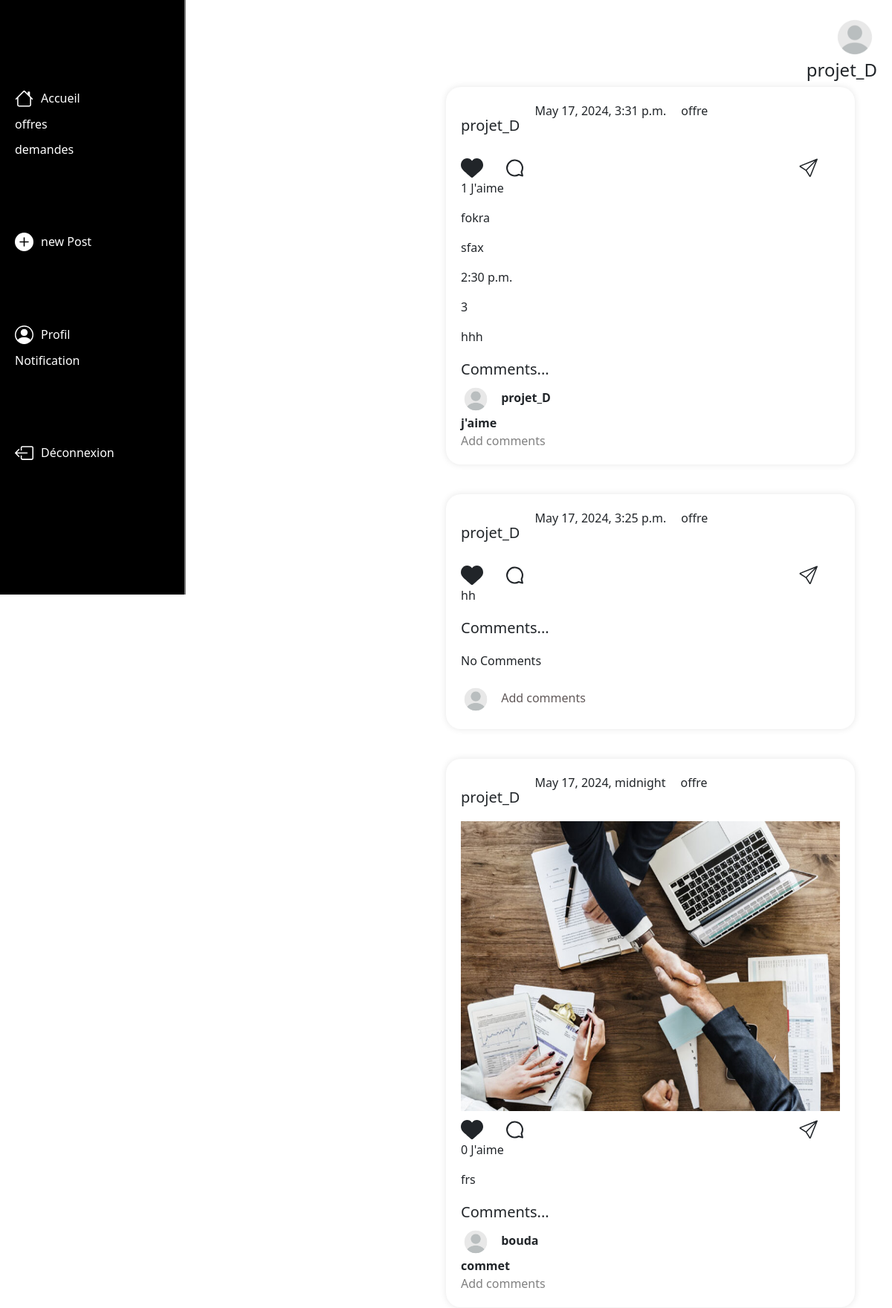
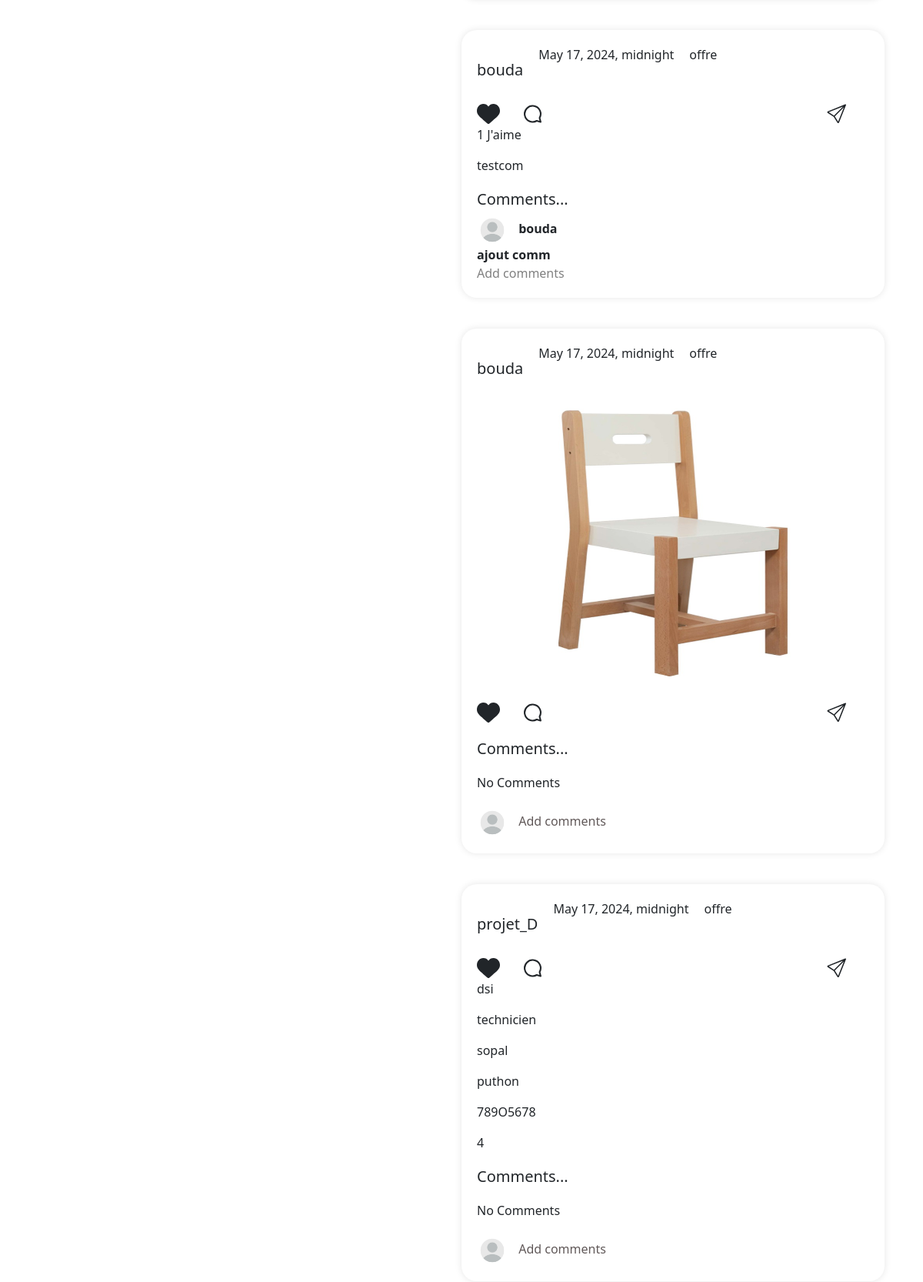
/StudenHelp/offre/ (signed in, upper part), run on the app's committed database (2 pictures, top to bottom).
### StudenHelp/models.py (models this page shows, shortened)
class Poste(models.Model):
    image = models.ImageField(blank=True)
    type = models.IntegerField(default=0, choices=tp)
    date = models.DateTimeField(auto_now_add=True)
    uc = models.ForeignKey(User, on_delete=models.CASCADE)
    class Meta:
        ordering = ['-date']

class Reaction(models.Model):
    comment = models.TextField(max_length=50, default='')
    like = models.BooleanField(default=False)
    users = models.ForeignKey(User, on_delete=models.CASCADE)
    post = models.ForeignKey(Poste, related_name="comments", on_delete=models.CASCADE)

class Transport(Poste):
    depart = models.CharField(max_length=255)
    destination = models.CharField(max_length=255)
    heure_dep = models.TimeField()
    nbre_sieges = models.IntegerField()
    contactinfo = models.CharField(max_length=255)

class Recommandation(Poste):
    text = models.CharField(max_length=255)

class Stage(Poste):
    typestg = models.IntegerField(default=1, choices=ts)
    societe = models.CharField(max_length=255)
    duree = models.IntegerField()
    sujet = models.CharField(max_length=255)
    contactinfo = models.CharField(max_length=255)
    specialite = models.CharField(max_length=255)

### StudenHelp/views.py (the view)
# urls.py: path('offre/', views.offre, name='offre'),
def offre(request):
    posts = Poste.objects.all()
    evenement_form = EvenementForm()
    even_club_form = EvenClubForm()
    transport_form = TransportForm()
    recommandation_form = RecommandationForm()
    stage_form = StageForm()
    logement_form = LogementForm()
    return render(request, 'offre.html', {
        'posts': posts,
        'evenement_form': evenement_form,
        'even_club_form': even_club_form,
        'transport_form': transport_form,
        'recommandation_form': recommandation_form,
        'stage_form': stage_form,
        'logement_form': logement_form, })

### StudenHelp/templates/offre.html (shortened to what this page needs)
<!DOCTYPE html>
<html lang="en">
    <head>
    </head>
    <link href="https://cdn.jsdelivr.net/npm/bootstrap@5.3.3/dist/css/bootstrap.min.css" rel="stylesheet">
    <body>
{% extends 'base.html' %}
{% block content %}
{% if user.is_authenticated %}
<div class="image">
    <img src="../../media/pdi.webp">
    <h4>{{ user }}</h4>
        </div>
        <div class="content">
            {% for post in posts %}
            {% if post.type == 0 %}
                <div class="card-wrapper">
                    <div class="objet1">
                        <h5 class="card-title"> {{ post.uc}} </h5>
                        <p class="card-text">{{ post.date }} <p> offre </p></p>
                    </div>
                    {% if post.image %}
                        <div class="card-body">
                            <img src="/media/{{post.image}}" width="150px" height="120px">
                        </div>
                        {% endif %}
                        <div class="sous-section">
                            <div class="icons">
                                <form method="post">
                            </form>
                            </div>
                        </div>
                        {% for comment in post.comments.all %}
                         <p>{% if not comment.like %} 0 {% else %}1{% endif %}<span> J'aime</span></p>
                        {% endfor %}
                        {% if post.recommandation %}
                        <div class="sous-section">
                            <p class="card-text">{{ post.recommandation.text }}</p>
                        </div>
                        {% elif post.transport %}
                        <div class="sous-section">
                        <p class="card-text">{{ post.transport.depart }}</p>
                        <p class="card-text">{{ post.transport.destination }}</p>
                        <p class="card-text">{{ post.transport.heure_dep }}</p>
                        <p class="card-text">{{ post.transport.nbre_sieges }}</p>
                        <p class="card-text">{{ post.transport.contactinfo }}</p>
                        </div>
                {% elif post.stage %}
                <div class="sous-section">
                    <p class="card-text" >{{ post.stage.specialite }} </p>
                    <p class="card-text">
                        {% if post.stage.typestg == 1 %}
                            ouvrier
                        {% elif post.stage.typestg == 2 %}
                            technicien
                        {% else %}
                            PFE
                        {% endif %}
                    </p>
                    <p class="card-text">{{ post.stage.societe }}</p>
                    <p class="card-text">{{ post.stage.sujet }}</p>
                    <p class="card-text">{{ post.stage.contactinfo }}</p>
                    <p class="card-text">{{ post.stage.duree }}</p>
                </div>
                {% endif %}
                <h5>Comments...</h5>
                {% if not post.comments.all %}
                <div class="ajc"> No Comments</div>
                <div class="comm">
                    <img src="../../media/pdi.webp" alt="">
                     <a href="{% url 'add_comment' post.pk %}">Add comments</a>
                </div>
                {% else %}
                {% for comment in post.comments.all %}
                    <img id="comi" src="../../media/pdi.webp" alt=""> <strong>{{ comment.users }}</strong><br>
                       <strong>{{ comment.comment }}</strong><br>
                    {% endfor %}
                    <a id="bb" href="{% url 'add_comment' post.pk %}">Add comments</a>
            {% endif %}
            </div>
        </div>
        {% endif %}
        {% endfor %}
    {% endif %}
{% endblock %}

### StudenHelp/templates/offre.html (style rules this page uses)
.image { display: flex; flex-direction: column; align-items: flex-end; margin-right: 20px; }
.image img { margin-top: 20px; width: 60px; border-radius: 50%; }
.card-wrapper { width: 550px; margin:0px auto; margin-left: 600px; height: auto; background-color: #fff; box-shadow: 0 0 10px rgba(0, 0, 0, 0.1); padding: 20px; margin-bottom: 40px; border-radius: 20px; }
.objet1 { display: flex; gap: 20px; margin-bottom: 20px; }
.card-body img { width: 100%; height: 390px; }
.icons { margin-top: 10px; margin-right: 20px; display: flex; flex-direction: row; gap: 30px; }
.sous-section { width: 500px; margin-right: 70px; display: flex; flex-direction: column; }
.icon-send { margin-left: 340px; }
.comm img { width: 40px; border-radius: 50%; margin-right: 10px; }
#comi { width: 40px; border-radius: 50%; margin-right: 10px; }
.comm a { width: 250px; border-radius: 50%; list-style: none; height: 40px; text-decoration: none; color: rgb(97, 89, 89); }
#bb { margin-top: 15px; width: 250px; border-radius: 50%; list-style: none; height: 40px; text-decoration: none; color: grey; }
.ajc { margin-top: 20px; }
h5 { margin-top: 20px; }

### data on the page
Poste: uc "projet_D", date "May 17, 2024, 3:31 p.m.", transport.depart "fokra", transport.destination "sfax", transport.heure_dep "2:30 p.m.", transport.nbre_sieges "3", transport.contactinfo "hhh"
Reaction: like "1", users "projet_D", comment "j'aime"
Poste: uc "projet_D", date "May 17, 2024, 3:25 p.m.", recommandation.text "hh", type 0 (drawn)
Poste: uc "projet_D", date "May 17, 2024, midnight", image (picture), recommandation.text "frs"
Reaction: like "0", users "bouda", comment "commet"
Poste: uc "bouda", date "May 17, 2024, midnight", recommandation.text "testcom"
Reaction: like "1", users "bouda", comment "ajout comm"
Poste: uc "bouda", date "May 17, 2024, midnight", image (picture), type 0 (drawn)
Poste: uc "projet_D", date "May 17, 2024, midnight", stage.specialite "dsi", shows "technicien", stage.societe "sopal", stage.sujet "puthon", stage.contactinfo "789O5678", stage.duree "4", type 0 (drawn)

### other printed values
{{ user }} "projet_D"
